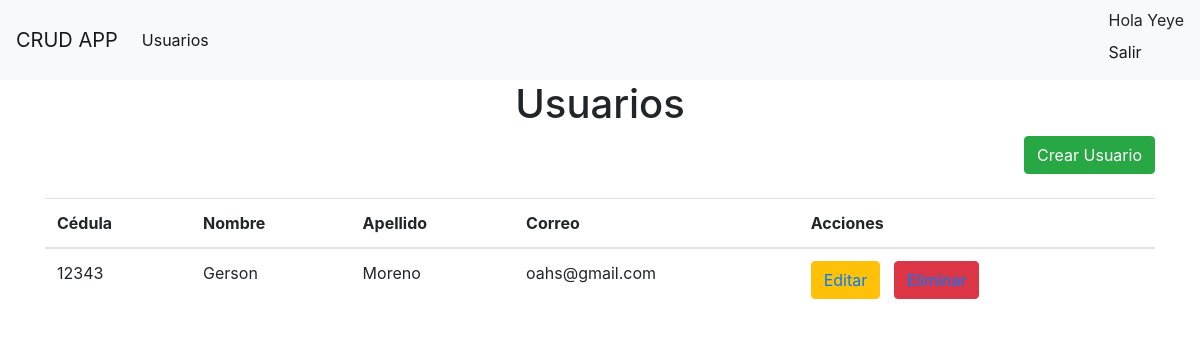
Before: /usuarios/ (signed in) with the older database file.
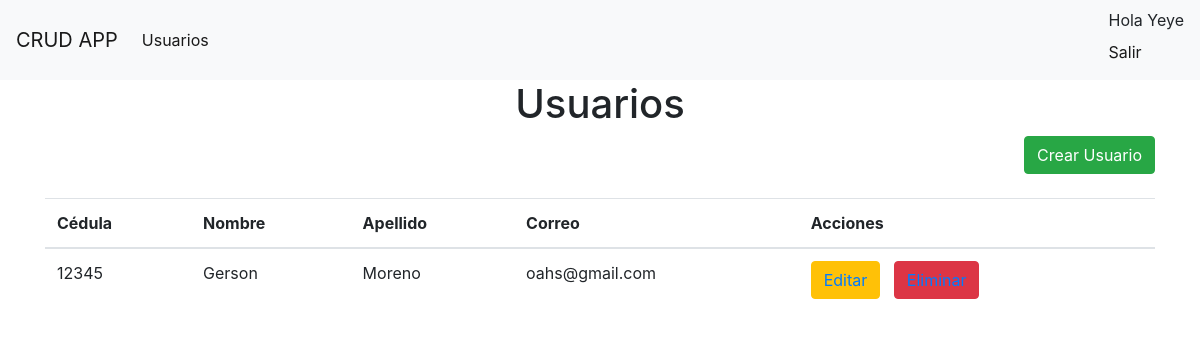
After: the same page with the newer database file.
### CRUD/models.py (models this page shows)
class Usuarios(models.Model):
    cedula = models.IntegerField(primary_key=True,
                                 unique=True
                                 )
    nombre = models.CharField(max_length=250,
                              validators = [RegexValidator(r"^[A-Za-záéíóúÁÉÍÓÚñÑüÜ]+$")]
                              )
    apellido= models.CharField(max_length=250,
                              validators = [RegexValidator(r"^[A-Za-záéíóúÁÉÍÓÚñÑüÜ]+$")]
                              )
    correo = models.EmailField()

### CRUD/views.py (the view)
# urls.py: path('usuarios/', views.listaView, name='lista_url'),
@login_required
def listaView(request):
    obj = Usuarios.objects.all()
    template_name = 'CRUD/lista.html'
    context = {'obj': obj}
    return render(request, template_name, context)

### templates/CRUD/lista.html (shortened to what this page needs)
{% extends 'main.html' %}
{% block content %}
<center><h1>Usuarios</h1></center>
<div class="container">
  <div class="d-grid gap-2 d-md-flex justify-content-md-end ">
    <a href="{% url 'create_url' %}" class="btn btn-success float-right" type="button" role="button">Crear Usuario</a>
  </div>
  <br>
  <table class="table">
    <thead>
      <tr>
        <th scope="col">Cédula</th>
        <th scope="col">Nombre</th>
        <th scope="col">Apellido</th>
        <th scope="col">Correo</th>
        <th scope="col">Acciones</th>
      </tr>
    </thead>
    <tbody>
    {% for i in obj %}
      <tr>
        <td>{{i.cedula}}</td>
        <td>{{i.nombre}}</td>
        <td>{{i.apellido}}</td>
        <td>{{i.correo}}</td>
        <td>
            <button class="btn btn-warning"><a href="{% url 'update_url' i.cedula %}">Editar</a></button>&nbsp;&nbsp;
            <button class="btn btn-danger"><a href="{% url 'delete_url' i.cedula %}">Eliminar</a></button>
        </td>
      </tr>
    {% endfor %}
    </tbody>
  </table>
</div>
{% endblock %}

### templates/main.html (shortened to what this page needs)
<!DOCTYPE html>
<html>
<head>
   <link rel="stylesheet" href="https://cdn.jsdelivr.net/npm/bootstrap@4.0.0/dist/css/bootstrap.min.css">
</head>
<body>
   <nav class="navbar navbar-expand-lg navbar-light bg-light">
       <span class="navbar-brand" >CRUD APP</span>
       <div class="collapse navbar-collapse" id="navbarSupportedContent">
         <ul class="navbar-nav mr-auto">
          {% if user.is_authenticated %}
            <li class="nav-item">
              <a class="nav-link active" href="{% url 'lista_url' %}">Usuarios</a>
            </li>
          {% else %}
            <li class="nav-item disabled">
              <a class="nav-link" href="{% url 'lista_url' %}">Usuarios</a>
            </li>
          {% endif %}
         </ul>
       </div>
       <div>
         <div>
          {% if request.user.is_authenticated %}
            <span class="navbar-item active">
              Hola {{ user.username | title}}
            </span>
            <br>
            <span class="navbar-text">
              <a href="{% url 'exit' %}">Salir</a>
            </span>
          {% else %}
            <span class="navbar-text">
              <a href="{% url 'login' %}">Ingresar</a>
            </span>
          {% endif %}
      </div>
       </div>
     </nav>
   {% block content %}
   {% endblock %}
</body>
</html>

Changed rows visible on the page:
removed Usuarios: cedula "12343", nombre "Gerson", apellido "Moreno", correo "oahs@gmail.com"
added Usuarios: cedula "12345", nombre "Gerson", apellido "Moreno", correo "oahs@gmail.com"
